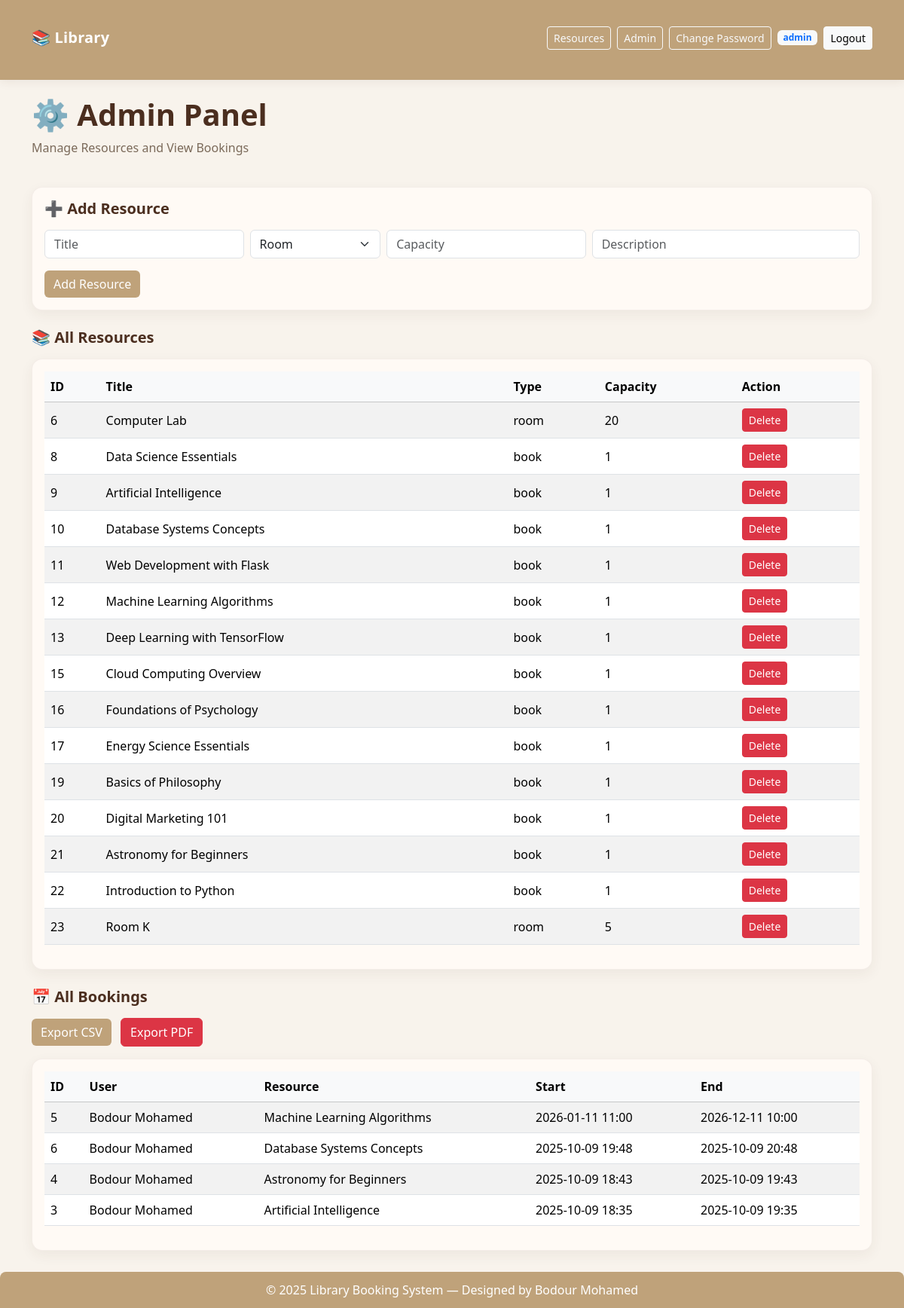
Page /admin (signed in) on the earlier database version.
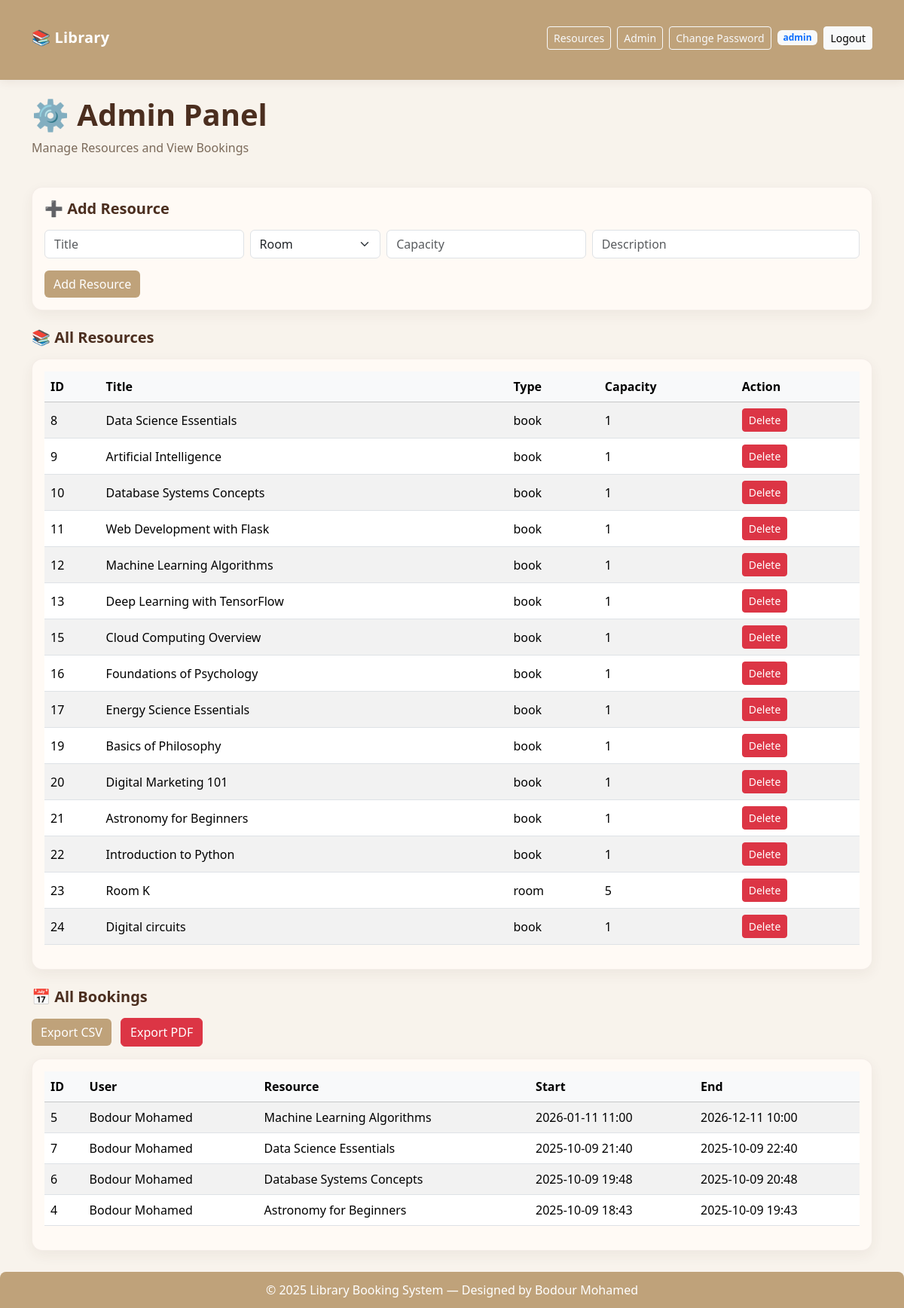
Same page on the later database version.
### models.py (models this page shows, shortened)
class User(db.Model):
    id = db.Column(db.Integer, primary_key=True)
    username = db.Column(db.String(50), unique=True, nullable=False)
    email = db.Column(db.String(120), unique=True, nullable=False)
    password_hash = db.Column(db.String(128), nullable=False)
    is_admin = db.Column(db.Boolean, default=False)

class Resource(db.Model):
    id = db.Column(db.Integer, primary_key=True)
    title = db.Column(db.String(100), nullable=False)
    type = db.Column(db.String(50), nullable=False)
    description = db.Column(db.Text)
    capacity = db.Column(db.Integer, default=1)

class Booking(db.Model):
    id = db.Column(db.Integer, primary_key=True)
    user_id = db.Column(db.Integer, db.ForeignKey('user.id'), nullable=False)
    resource_id = db.Column(db.Integer, db.ForeignKey('resource.id'), nullable=False)
    start_time = db.Column(db.DateTime, nullable=False)
    end_time = db.Column(db.DateTime, nullable=False)
    user = db.relationship('User', backref='bookings')
    resource = db.relationship('Resource', backref='bookings')

### app.py (the view, shortened to what this page needs)
@app.route('/admin', methods=['GET', 'POST'])
@login_required
def admin_panel():
    u = User.query.get(session['user_id'])
    if not u.is_admin:
        flash('⚠️ You are not authorized.', 'danger')
        return redirect(url_for('resources_page'))
    users = User.query.all()
    resources = Resource.query.all()
    bookings = Booking.query.order_by(Booking.start_time.desc()).all()
    return render_template('admin.html', users=users, resources=resources, bookings=bookings)

### app.py (called while the page is built)
def login_required(f):
    @wraps(f)
    def decorated(*args, **kwargs):
        if 'user_id' not in session:
            flash('⚠️ Please log in first.', 'warning')
            return redirect(url_for('login'))
        return f(*args, **kwargs)
    return decorated

@app.context_processor
def inject_session_user():
    uid = session.get('user_id')
    recommended = []
    if uid:
        u = User.query.get(uid)
        if u:
            past_bookings = Booking.query.filter_by(user_id=uid).all()
            booked_ids = [b.resource_id for b in past_bookings]
            types = {b.resource.type for b in past_bookings if b.resource}
            if types:
                recommended = Resource.query.filter(
                    Resource.type.in_(types),
                    ~Resource.id.in_(booked_ids)
                ).limit(5).all()
            return dict(
                logged_in=True,
                current_username=u.username,
                current_is_admin=u.is_admin,
                recommended_resources=recommended
            )
    return dict(logged_in=False, current_username=None, current_is_admin=False, recommended_resources=[])

### templates/admin.html (shortened to what this page needs)
{% extends "base.html" %} {% block title %}Admin Dashboard{% endblock %} {%
block content %}
<div class="d-flex flex-column mb-4">
  <h1>⚙️ Admin Panel</h1>
  <p class="text-muted">Manage Resources and View Bookings</p>
</div>
<div class="card p-3 mb-4">
  <h5 class="mb-3">➕ Add Resource</h5>
  <form method="POST" class="row g-2">
    <div class="col-md-3">
      <input name="title" class="form-control" placeholder="Title" required />
    </div>
    <div class="col-md-2">
      <select name="type" class="form-select" required>
        <option value="room">Room</option>
      </select>
    </div>
    <div class="col-md-3">
      <input
        name="capacity"
        class="form-control"
        placeholder="Capacity"
        type="number"
        min="1"
      />
    </div>
    <div class="col-md-4">
      <input
        name="description"
        class="form-control"
        placeholder="Description"
      />
    </div>
    <div class="col-12">
      <button class="btn btn-warning mt-2" type="submit">Add Resource</button>
    </div>
  </form>
</div>
<h5 class="mb-3">📚 All Resources</h5>
<div class="card p-3 mb-4">
  <div class="table-responsive">
    <table class="table table-striped align-middle">
      <thead class="table-light">
        <tr>
          <th>ID</th>
          <th>Title</th>
          <th>Type</th>
          <th>Capacity</th>
          <th>Action</th>
        </tr>
      </thead>
      <tbody>
        {% for r in resources %}
        <tr>
          <td>{{ r.id }}</td>
          <td>{{ r.title }}</td>
          <td>{{ r.type }}</td>
          <td>{{ r.capacity }}</td>
          <td>
            <form
              method="POST"
              action="{{ url_for('admin_delete_resource', resource_id=r.id) }}"
              onsubmit="return confirm('Delete this resource?')"
            >
              <button class="btn btn-sm btn-danger">Delete</button>
            </form>
          </td>
        </tr>
        {% endfor %}
      </tbody>
    </table>
  </div>
</div>
<h5 class="mb-3">📅 All Bookings</h5>
<div class="mb-3">
  <a href="{{ url_for('export_csv') }}" class="btn btn-primary me-2"
    >Export CSV</a
  >
  <a href="{{ url_for('export_pdf') }}" class="btn btn-danger">Export PDF</a>
</div>
<div class="card p-3">
  <div class="table-responsive">
    <table class="table table-striped align-middle">
      <thead class="table-light">
        <tr>
          <th>ID</th>
          <th>User</th>
          <th>Resource</th>
          <th>Start</th>
          <th>End</th>
        </tr>
      </thead>
      <tbody>
        {% for b in bookings %}
        <tr>
          <td>{{ b.id }}</td>
          <td>{{ b.user.username }}</td>
          <td>{{ b.resource.title }}</td>
          <td>{{ b.start_time.strftime('%Y-%m-%d %H:%M') }}</td>
          <td>{{ b.end_time.strftime('%Y-%m-%d %H:%M') }}</td>
        </tr>
        {% endfor %}
      </tbody>
    </table>
  </div>
</div>
{% endblock %}

### templates/base.html (shortened to what this page needs)
<!DOCTYPE html>
<html lang="en">
  <head>
    <link
      href="https://cdn.jsdelivr.net/npm/bootstrap@5.3.3/dist/css/bootstrap.min.css"
      rel="stylesheet"
    />
  </head>
  <body>
    <nav class="navbar navbar-expand-lg navbar-dark">
      <div class="container">
        <a class="navbar-brand" href="{{ url_for('home') }}">📚 Library</a>
        <div class="d-flex align-items-center">
          {% if logged_in %}
          <a
            class="btn btn-outline-light btn-sm me-2"
            href="{{ url_for('resources_page') }}"
            >Resources</a
          >
          {% if current_is_admin %}
          <a
            class="btn btn-outline-light btn-sm me-2"
            href="{{ url_for('admin_panel') }}"
            >Admin</a
          >
          {% endif %}
          <a
            class="btn btn-outline-light btn-sm me-2"
            href="{{ url_for('change_password') }}"
            >Change Password</a
          >
          <span class="badge bg-light text-primary me-2"
            >{{ current_username }}</span
          >
          <a class="btn btn-light btn-sm" href="{{ url_for('logout') }}"
            >Logout</a
          >
          {% else %}
          <a class="btn btn-light btn-sm" href="{{ url_for('login') }}"
            >Login</a
          >
          {% endif %}
        </div>
      </div>
    </nav>
    <div class="container">
       {% block content %}{% endblock %}
    </div>
    <footer>
      © {{ current_year or "2025" }} Library Booking System — Designed by Bodour
      Mohamed
    </footer>
  </body>
</html>

### templates/base.html (style rules this page uses)
:root { --bg: #f8f3ec; --card: #fffaf5; --accent: #bfa27a; --text: #4b2e1f; --muted: #7b6a5a; }
body { background-color: var(--bg); color: var(--text); font-family: "Georgia", "Segoe UI", Tahoma, serif; -webkit-font-smoothing: antialiased; -moz-osx-font-smoothing: grayscale; }
.navbar { background-color: var(--accent) !important; box-shadow: 0 3px 12px rgba(75, 46, 31, 0.07); }
.navbar .navbar-brand { color: #fff !important; font-weight: 700; letter-spacing: 0.2px; }
.btn-primary, .btn-success, .btn-warning { background-color: var(--accent); border: none; color: #fff; }
.card { background: var(--card); border: 1px solid rgba(75, 46, 31, 0.06); border-radius: 14px; box-shadow: 0 6px 18px rgba(75, 46, 31, 0.06); }
.text-muted { color: var(--muted) !important; }
h1, h2, h3, h4, h5 { color: var(--text); font-weight: 700; }
.container { margin-top: 22px; margin-bottom: 28px; }
footer { background: var(--accent); color: #fff; padding: 12px 0; text-align: center; margin-top: 28px; border-top-left-radius: 8px; border-top-right-radius: 8px; }

Differences in the rows shown:
removed Resource: id "6", title "Computer Lab", type "room", capacity "20"
removed Booking: id "3", user.username "Bodour Mohamed", resource "Artificial Intelligence", start_time "2025-10-09 18:35", end_time "2025-10-09 19:35"
added Resource: id "24", title "Digital circuits", type "book", capacity "1"
added Booking: id "7", user.username "Bodour Mohamed", resource "Data Science Essentials", start_time "2025-10-09 21:40", end_time "2025-10-09 22:40"
